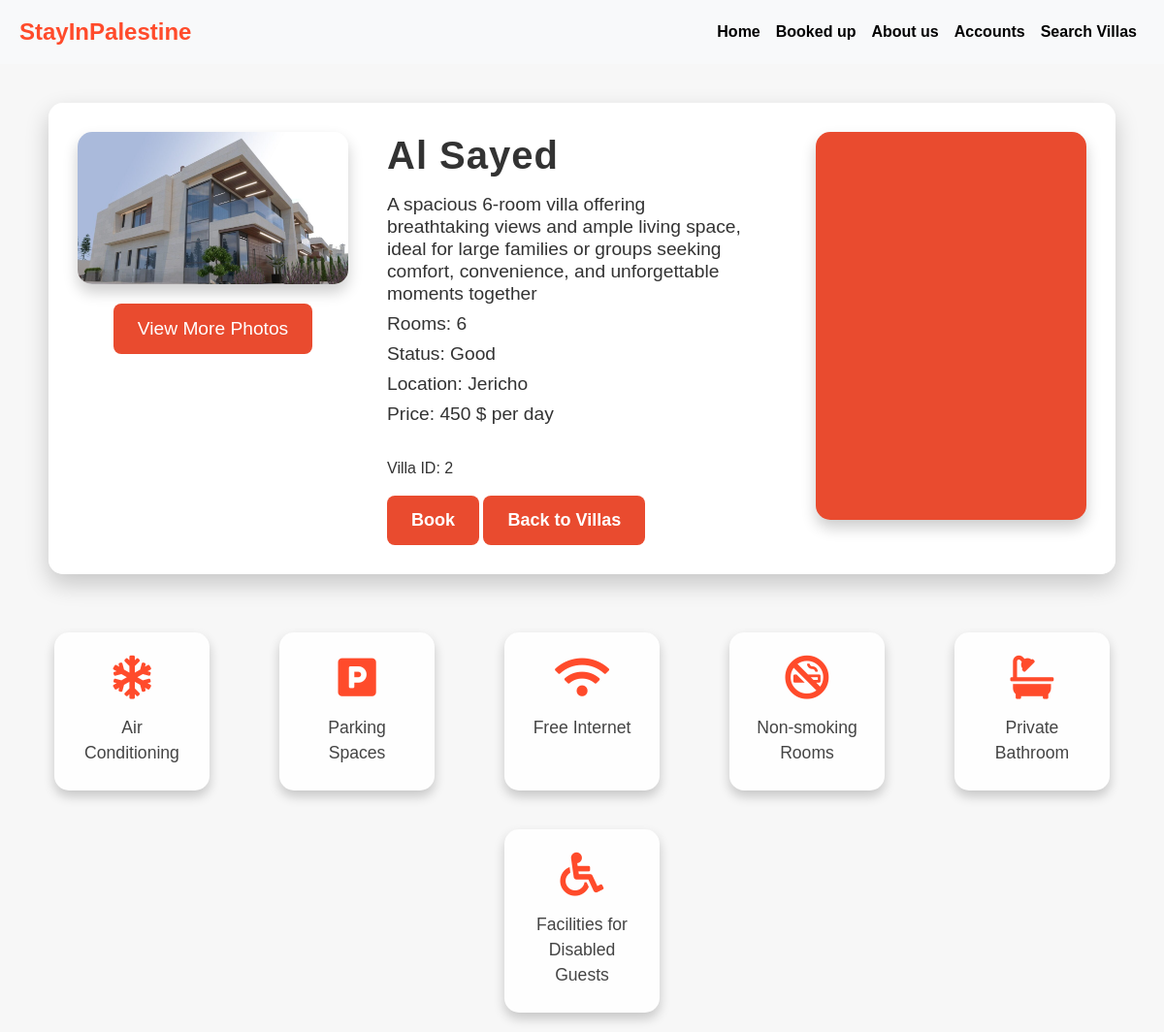
Page /villa/2/ on the committed database.
### group/models.py (models this page shows)
class villas(models.Model):
    image = models.ImageField(upload_to='img')
    name = models.CharField(max_length=30)
    desc = models.TextField()
    rooms = models.IntegerField()
    status = models.CharField(max_length=20)
    location = models.CharField(max_length=30)
    price = models.IntegerField()
    user_id = models.ForeignKey(user, on_delete=models.CASCADE)

### group/views.py (the view)
# urls.py: path('villa/<int:villa_id>/', views.details, name='details'),
def details(request, villa_id):
    First_name = request.session.get('First_name')
    Last_name = request.session.get('Last_name')
    if First_name and Last_name:
        user_name = f"{First_name} {Last_name}"
    else:
        user_name = None
    try:
        villa = villas.objects.get(id=villa_id)
    except villas.DoesNotExist:
        messages.error(request, 'The selected villa does not exist.')
        return redirect('villas')
    return render(request, 'details.html', {'details': villa , 'user_name': user_name})

### group/templates/details.html (shortened to what this page needs)
<!DOCTYPE html>
<html lang="en">
<head>
    {% load static %}
    <link href="https://stackpath.bootstrapcdn.com/bootstrap/4.5.2/css/bootstrap.min.css" rel="stylesheet">
    <link rel="stylesheet" href="https://cdnjs.cloudflare.com/ajax/libs/font-awesome/5.15.4/css/all.min.css">
    <link rel="stylesheet" href="{% static 'css/details.css' %}">
</head>
<body>
    <nav class="navbar navbar-expand-lg bg-light">
        <a class="navbar-brand" href="{% url 'index' %}">StayInPalestine</a>
        <div class="collapse navbar-collapse" id="navbarNav">
            <ul class="navbar-nav ml-auto">
                <li class="nav-item">
                    <a class="nav-link" href="{% url 'index' %}">Home</a>
                </li>
                <li class="nav-item">
                    <a class="nav-link" href="{% url 'booked' %}">Booked up</a>
                </li>
                <li class="nav-item">
                    <a class="nav-link" href="{% url 'about' %}">About us</a>
                </li>
                    {% if user_name %}
                    <a class="nav-link" href="{% url 'logout' %}">Logout</a>
                    {% else %}
                <li class="nav-item">
                    <a class="nav-link" href="{% url 'login' %}">Accounts</a>
                    {% endif %}
                </li>
                <li class="nav-item">
                    <a class="nav-link" href="{% url 'villas' %}">Search Villas</a>
                </li>
            </ul>
        </div>
    </nav>
    {% if details %}
    <div class="details">
        <div class="details-image">
            <img src="{{ details.image.url }}" alt="{{ details.name }}">
            <button class="view-more-btn" onclick="openModal()">View More Photos</button>
        </div>
        <div class="details-info">
            <h1>{{ details.name }}</h1>
            <h2>{{ details.desc }}</h2>
            <h2>Rooms: {{ details.rooms }}</h2>
            <h2>Status: {{ details.status }}</h2>
            <h2>Location: {{ details.location }}</h2>
            <h2>Price: {{ details.price }} $ per day</h2>
            <div class="action-buttons">
                <p>Villa ID: {{ details.id }}</p>
                <a href="{% url 'booking' details.id %}" class="cardbutton2">Book</a>
                <a href="{% url 'villas' %}" class="cardbutton2">Back to Villas</a>
            </div>
        </div>
        <div id="map" class="details-map"></div>
    </div>
    {% else %}
    <h1>No purchase details available</h1>
    {% endif %}
    <div class="features">
        <div class="feature-card">
            <i class="fas fa-snowflake"></i>
            <p>Air Conditioning</p>
        </div>
        <div class="feature-card">
            <i class="fas fa-parking"></i>
            <p>Parking Spaces</p>
        </div>
        <div class="feature-card">
            <i class="fas fa-wifi"></i>
            <p>Free Internet</p>
        </div>
        <div class="feature-card">
            <i class="fas fa-smoking-ban"></i>
            <p>Non-smoking Rooms</p>
        </div>
        <div class="feature-card">
            <i class="fas fa-bath"></i>
            <p>Private Bathroom</p>
        </div>
        <div class="feature-card">
            <i class="fas fa-wheelchair"></i>
            <p>Facilities for Disabled Guests</p>
        </div>
    </div>
</body>
</html>

### group/static/css/details.css (style rules this page uses)
body { font-family: 'Arial', sans-serif; background-color: #f7f7f7; margin: 0; padding: 0; color: #333; }
.navbar { background: #ad184c; width: 100%; left: 0; right: 0; top: 0; z-index: 10; padding: 10px 20px; }
.navbar-brand { color: #ff4b2b !important; font-weight: bold; font-size: x-large; }
.navbar-nav .nav-link { color: black !important; font-weight: bold!important; }
.details { display: flex; max-width: 1500px; margin: 40px auto; padding: 30px; background-color: rgba(255, 255, 255, 0.95); border-radius: 15px; box-shadow: 0 10px 25px rgba(0, 0, 0, 0.2); }
.details-image { flex: 1.5; margin-right: 30px; }
.details-image img { width: 100%; height: auto; border-radius: 15px; box-shadow: 0 8px 15px rgba(0, 0, 0, 0.2); transition: transform 0.3s ease, box-shadow 0.3s ease; }
.details-info { flex: 2; display: flex; flex-direction: column; justify-content: center; }
.details-info h1 { font-size: 2.5em; margin-bottom: 15px; color: #222; font-weight: bold; letter-spacing: 1px; }
.details-info h2 { font-size: 1.2em; color: black; margin-bottom: 8px; }
.action-buttons { margin-top: 25px; }
.cardbutton2 { display: inline-block; padding: 12px 25px; background-color: #ff2701; color: white; text-align: center; text-decoration: none; border-radius: 8px; font-size: 18px; font-weight: bold; cursor: pointer; transition: background-color 0.3s ease, transform 0.3s ease; }
.view-more-btn { display: block; margin: 20px auto; padding: 12px 25px; font-size: 1.2em; color: #fff; background-color: #e94b2f; border-radius: 8px; text-align: center; cursor: pointer; border: none; transition: background-color 0.3s ease, transform 0.3s ease; }
.features { display: flex; justify-content: space-around; flex-wrap: wrap; margin-top: 40px; padding: 0 20px; }
.feature-card { display: flex; flex-direction: column; align-items: center; background-color: #fefefe; padding: 25px; margin: 20px; border-radius: 15px; box-shadow: 0 6px 12px rgba(0, 0, 0, 0.2); width: 160px; text-align: center; transition: transform 0.3s ease, box-shadow 0.3s ease; }
.feature-card i { font-size: 2.8em; margin-bottom: 15px; color: #ff4b2b; transition: color 0.3s ease, transform 0.3s ease; }
.feature-card p { font-size: 1.1em; color: #444; font-weight: 500; margin: 0; }
.details-map { flex: 1.5; height: 400px; margin-left: 30px; border-radius: 15px; box-shadow: 0 8px 15px rgba(0, 0, 0, 0.2); background-color: #e94b2f; }
#map { height: 400px; width: 100%; }
.details { display: flex; flex-wrap: wrap; gap: 20px; max-width: 1100px; margin: 40px auto; padding: 30px; background-color: rgba(255, 255, 255, 0.95); border-radius: 15px; box-shadow: 0 10px 25px rgba(0, 0, 0, 0.2); }
.details-image { flex: 1.5; margin-right: 20px; }
.details-info { flex: 2; margin-right: 20px; display: flex; flex-direction: column; justify-content: center; }
.details-info h1, .details-info h2 { color: #333; }
.cardbutton2, .view-more-btn { background-color: #e94b2f; color: white; transition: none; }

### rows in the picture
villas: image (picture), name "Al Sayed", desc "A spacious 6-room villa offering breathtaking views and ample living space, ideal for large families or groups seeking comfort, convenience, and unforgettable moments together", rooms "6", status "Good", location "Jericho", price "450", id "2"
